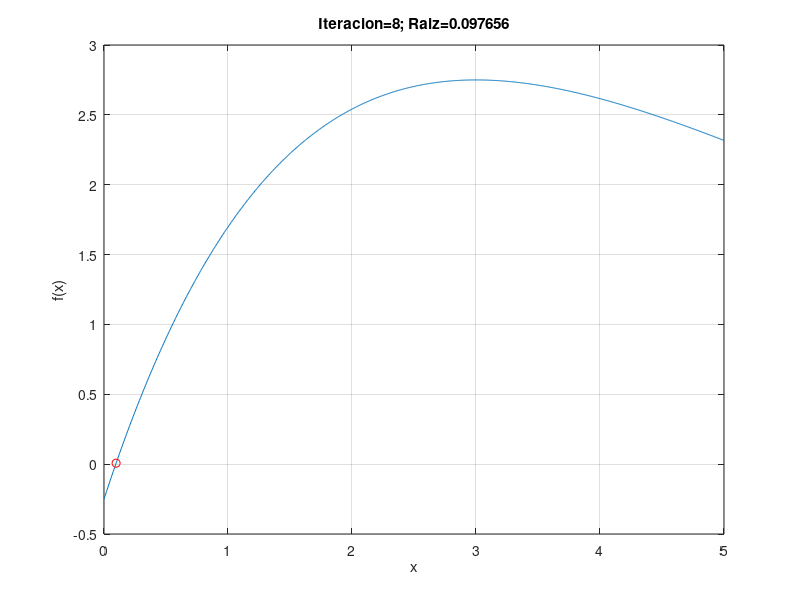

The MATLAB source for this figure:
% Metodo de dicotomia

% Definicion da funcion
f=@(x) x.*exp((3-x)/3)-0.25;

% Extremos do intervalo onde se busca a solución
a=0; % extremo esquerdo
b=5; % extremo dereito

% Erro máximo que se desexa acadar
eps=2/60;

% Inicializacion de variables
aa=a;
bb=b;
err=1;
Iter=0;

% Bucle da busqueda do metodo de dicotomia
while (err >= eps)
    % Calculo do novo iterante
    x0=(a+b)/2;
    Iter=Iter +1;
    if f(a)*f(x0)<0
        b=x0;
        err=abs(a-x0);
    else
        a=x0;
        err=abs(b-x0);
    end
    % Impresion por pantalla dos resultados
    fprintf('Iteracion=%2.4e; ',Iter);
    fprintf('Raiz aprox. x0=%2.4e; ',x0);
    fprintf('f(x0)=%2.4e; ',f(x0));
    fprintf('Erro absoluto=%2.4e \n',err);
end

% Representación grafica
figure
x=linspace(aa,bb,1000);
plot(x,f(x));
hold on
plot(x0,f(x0),'ro');
xlabel('x'),ylabel('f(x)');
title(['Iteracion=',num2str(Iter),'; Raiz=',num2str(x0)]);
hold off
grid on
